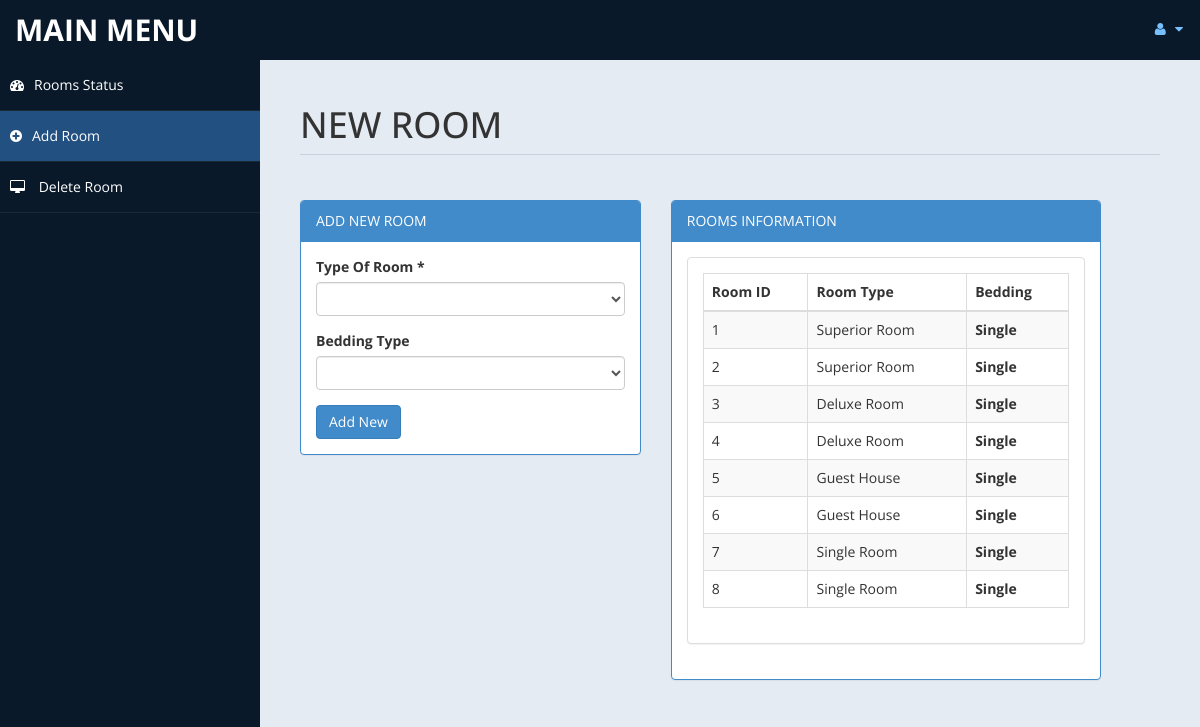
The app's page /admin/room.php (signed in) with its own data.
### tables this page shows
CREATE TABLE IF NOT EXISTS `room` (
`id` int(10) unsigned NOT NULL,
  `type` varchar(15) DEFAULT NULL,
  `bedding` varchar(10) DEFAULT NULL,
  `place` varchar(10) DEFAULT NULL,
  `cusid` int(11) DEFAULT NULL
);

### admin/room.php (the view, shortened to what this page needs)
<!DOCTYPE html>
<html xmlns="http://www.w3.org/1999/xhtml">
<head>
    <link href="assets/css/bootstrap.css" rel="stylesheet" />
    <link href="assets/css/font-awesome.css" rel="stylesheet" />
    <link href="assets/css/custom-styles.css" rel="stylesheet" />
</head>
<body>
    <div id="wrapper">
        <nav class="navbar navbar-default top-navbar" role="navigation">
            <div class="navbar-header">
                <a class="navbar-brand" href="home.php">MAIN MENU </a>
            </div>
            <ul class="nav navbar-top-links navbar-right">
                <li class="dropdown">
                    <a class="dropdown-toggle" data-toggle="dropdown" href="#" aria-expanded="false">
                        <i class="fa fa-user fa-fw"></i> <i class="fa fa-caret-down"></i>
                    </a>
                </li>
            </ul>
        </nav>
        <nav class="navbar-default navbar-side" role="navigation">
            <div class="sidebar-collapse">
                <ul class="nav" id="main-menu">
                    <li>
                        <a  href="settings.php"><i class="fa fa-dashboard"></i>Rooms Status</a>
                    </li>
					<li>
                        <a  class="active-menu" href="room.php"><i class="fa fa-plus-circle"></i>Add Room</a>
                    </li>
                    <li>
                        <a  href="roomdel.php"><i class="fa fa-desktop"></i> Delete Room</a>
                    </li>
            </div>
        </nav>
        <div id="page-wrapper" >
            <div id="page-inner">
			 <div class="row">
                    <div class="col-md-12">
                        <h1 class="page-header">
                           NEW ROOM <small></small>
                        </h1>
                    </div>
                </div>
            <div class="row">
                <div class="col-md-5 col-sm-5">
                    <div class="panel panel-primary">
                        <div class="panel-heading">
                            ADD NEW ROOM
                        </div>
                        <div class="panel-body">
						<form name="form" method="post">
                            <div class="form-group">
                                            <label>Type Of Room *</label>
                                            <select name="troom"  class="form-control" required>
												<option value selected ></option>
                                                <option value="Superior Room">SUPERIOR ROOM</option>
                                            </select>
                              </div>
								<div class="form-group">
                                            <label>Bedding Type</label>
                                            <select name="bed" class="form-control" required>
												<option value selected ></option>
                                                <option value="Single">Single</option>
                                            </select>
                               </div>
							 <input type="submit" name="add" value="Add New" class="btn btn-primary">
							</form>
							<?php
							 include('db.php');
							?>
                        </div>
                    </div>
                </div>
            <div class="row">
                <div class="col-md-6 col-sm-6">
                    <div class="panel panel-primary">
                        <div class="panel-heading">
                            ROOMS INFORMATION
                        </div>
                        <div class="panel-body">
                    <div class="panel panel-default">
                        <?php
						$sql = "select * from room limit 0,10";
						$re = mysqli_query($con,$sql)
						?>
                        <div class="panel-body">
                            <div class="table-responsive">
                                <table class="table table-striped table-bordered table-hover" id="dataTables-example">
                                    <thead>
                                        <tr>
                                            <th>Room ID</th>
                                            <th>Room Type</th>
											<th>Bedding</th>
                                        </tr>
                                    </thead>
                                    <tbody>
									<?php
										while($row= mysqli_fetch_array($re))
										{
												$id = $row['id'];
											if($id % 2 == 0)
											{
												echo "<tr class=odd gradeX>
													<td>".$row['id']."</td>
													<td>".$row['type']."</td>
												   <th>".$row['bedding']."</th>
												</tr>";
											}
											else
											{
												echo"<tr class=even gradeC>
													<td>".$row['id']."</td>
													<td>".$row['type']."</td>
												   <th>".$row['bedding']."</th>
												</tr>";
											}
										}
									?>
                                    </tbody>
                                </table>
                            </div>
                        </div>
                    </div>
                       </div>
                    </div>
                </div>
            </div>
					</div>
            </div>
        </div>
</body>
</html>

### admin/assets/css/custom-styles.css (style rules this page uses)
body { font-family: 'Open Sans', sans-serif; }
#wrapper { width: 100%; background:#09192A; }
#page-wrapper { padding: 15px 15px; min-height: 600px; background:#E5EBF2; }
#page-inner { width:100%; margin:10px 20px 10px 0px; background-color:transparent; padding:10px; min-height:1200px; }
h1, .h1, h2, .h2, h3, .h3 { margin-top: 7px; margin-bottom: -5px; }
.page-header { padding-bottom: 9px; margin: 10px 0 45px; border-bottom: 1px solid #C7D1DD; }
.top-navbar { margin:0px; }
.top-navbar .navbar-brand { color: #fff; width: 260px; text-align: left; height: 60px; font-size: 30px; font-weight: 700; text-transform: uppercase; line-height: 30px; }
.top-navbar .nav > li { position: relative; display: inline-block; }
.top-navbar .nav > li > a { position: relative; display: block; padding: 19px 15px; color: #77C0FD; }
.active-menu { background-color:#225081!important; }
.sidebar-collapse , .sidebar-collapse .nav { background:none; }
.sidebar-collapse .nav { padding:0; }
.sidebar-collapse .nav > li > a { color:#fff; background:transparent; text-shadow:none; }
.sidebar-collapse > .nav > li > a { padding:15px 10px; }
.sidebar-collapse > .nav > li { border-bottom: 1px solid rgba(107, 108, 109, 0.19); }
.navbar-side { border:none; background-color: transparent; }
.top-navbar { background:#09192A; border-bottom:none; }
.top-navbar .nav > li > a > i { margin-right: 2px; }
.navbar-default { border:0px solid black; }
.navbar-header { background: #09192A; }
.nav > li > a > i { margin-right:10px; }
@media (min-width:768px) { #page-wrapper { margin: 0 0 0 260px; padding: 15px 30px; min-height: 1200px; } }
@media (min-width:768px) { .navbar-side { z-index: 1; position: absolute; width: 260px; } }
@media (min-width:768px) { .navbar { border-radius: 0px; } }

### records on screen
room: id "1", type "Superior Room", bedding "Single"
room: id "2", type "Superior Room", bedding "Single"
room: id "3", type "Deluxe Room", bedding "Single"
room: id "4", type "Deluxe Room", bedding "Single"
room: id "5", type "Guest House", bedding "Single"
room: id "6", type "Guest House", bedding "Single"
room: id "7", type "Single Room", bedding "Single"
room: id "8", type "Single Room", bedding "Single"
